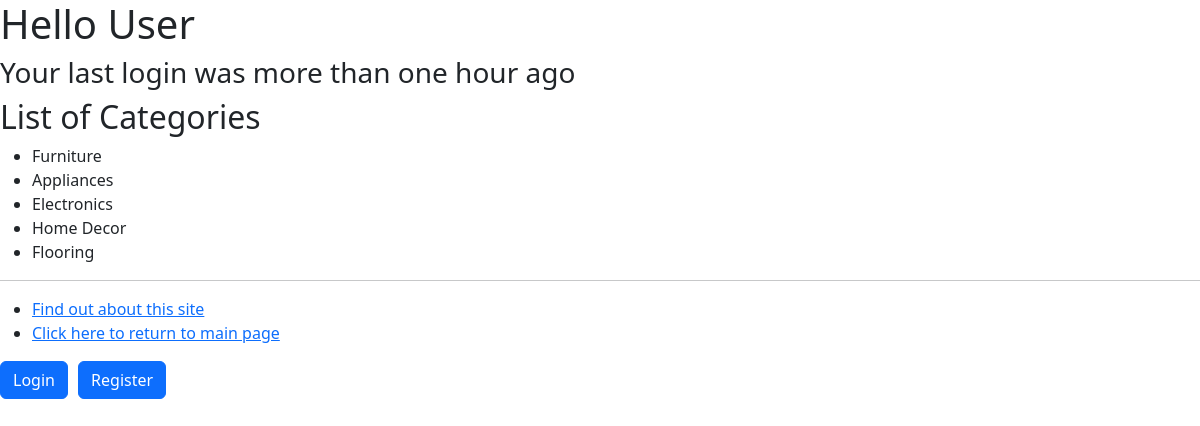
The page /myapp/ on the database its author committed.
### myapp/models.py (models this page shows, shortened)
class Category(models.Model):
    name = models.CharField(max_length=200)
    warehouse = models.CharField(max_length=200, blank=False)

### myapp/views.py (the view)
# urls.py: path(r'', views.index, name='index'),
def index(request):
    cat_list = Category.objects.all().order_by('id')[:10]
    if 'last_login' in request.session:
        last_login = request.session['last_login']
    else:
        last_login = 'Your last login was more than one hour ago'
    return render(request, 'myapp/index.html', {'cat_list': cat_list, 'last_login': last_login})

### templates/myapp/index.html (shortened to what this page needs)
{% extends 'myapp/base.html' %}
{% block body_block %}
    <h3 class="cent"> {{ last_login }}</h3>
     {% if cat_list %}
 <h2>List of Categories</h2>
 <ul>
 {% for cat in cat_list %}
 <li> {{ cat.name}} </li>
 {% endfor %}
 </ul>
 {% else %}
 <strong>There are no available categories!</strong>
 {% endif %}
{% endblock %}

### rows shown on the page
Category: name "Furniture"
Category: name "Appliances"
Category: name "Electronics"
Category: name "Home Decor"
Category: name "Flooring"

### other values the page prints
{{ last_login }} "Your last login was more than one hour ago"
